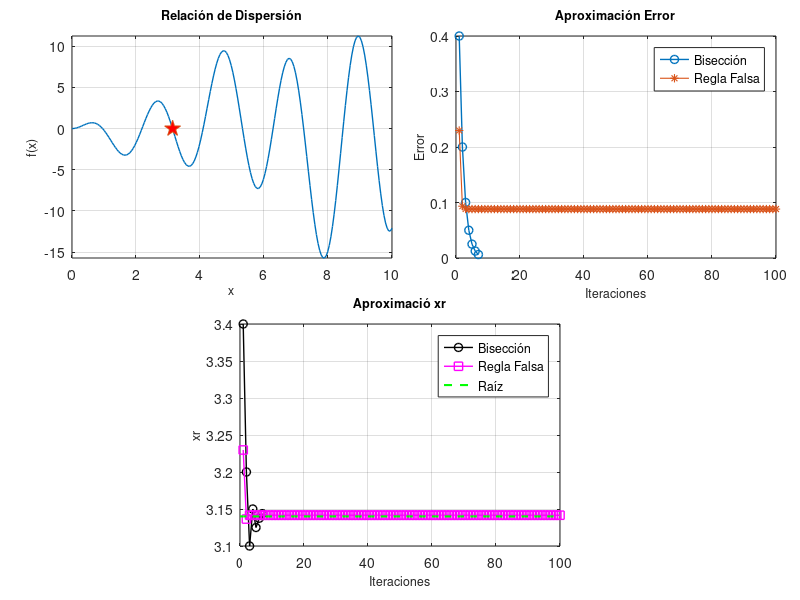

Write MATLAB code to recreate this figure.
%% Método de Bisección y Posición Falsa
%Programa Tarea 3 de Métodos Numéricos
%Elaborado por Joyce I. Casanova Chacón
clear all
close all
clc
%% Método de Bisección
f=@(x) 2*x.*sin(x).*cos(2*x)+x.*cos(x).*sin(2*x);
xl=3.0;   %Extremo izquierdo del intervalo
xu=3.8; %Extremo derecho del intervalo
tol=0.01;  
ea=abs(xl-xu);
Nmax=100;  
iter=0;

while (iter<Nmax)&&(ea>tol)
    fl=f(xl);
    xr=(xl+xu)/2;
    fr=f(xr);  
    
    if fl*fr<0
       xu=xr;
    else
        xl=xr;
    end    
    ea=abs(xl-xu);
    
    iter=iter+1;
    veceab(iter)=ea;
    vecxrb(iter)=xr;
    veciterb(iter)=iter; 
    
 end
%% Método de Posición Falsa 
F=@(x) 2*x.*sin(x).*cos(2*x)+x.*cos(x).*sin(2*x);
Xl=3.0;   %Extremo izquierdo del intervalo
Xu=3.8; %Extremo derecho del intervalo
Tol=0.01;  
Ea=abs(Xl-Xu);
Imax=100;  
Iter=0;

while (Iter<Imax)&&(Ea>Tol)
    
    Fl=F(Xl);
    Fu=F(Xu);
    Xr=Xl-Fl*((Xu-Xl)/(Fu-Fl));
    Fr=F(Xr);    
      
    if Fl*Fr<0
       Xu=Xr;
    else 
       Xl=Xr; 
    end    
    Ea=abs(Xl-Xu);
           
    Iter=Iter+1;
    veceafp(Iter)=Ea;
    vecxrfp(Iter)=Xr;
    veciterfp(Iter)=Iter;
    
end
%% Figuras
x=linspace(0,10,200);
y = 2*x.*sin(x).*cos(2*x)+x.*cos(x).*sin(2*x);

%Para la línea de la raíz
A = 3.14;  
B = repmat([1],1,100);
%El último dígito es el valor máx de iteraciones, p.e.,100
raiz=A*B;
xi=[0:99];

figure(1)
axes('position',[0.09 0.57 0.4 0.37])
hold on
plot(x,y,'Linewidth',1);
plot(vecxrb(end),0,'-p','MarkerSize',12, 'MarkerFaceColor','red')
grid on, box on
title('Relación de Dispersión','Fontsize',9);
xlabel('x','Fontsize',9)
ylabel('f(x)','Fontsize',9)
axis tight
hold off

axes('position',[0.57 0.57 0.4 0.37])
hold on
plot(veciterb,veceab,'o-','LineWidth',1)
plot(veciterfp,veceafp,'*-','LineWidth',0.8)
grid on, box on
% axis tight
xlabel('Iteraciones','Fontsize',9)
ylabel('Error','Fontsize',9)
title('Aproximación Error','Fontsize',9)
legend('Bisección','Regla Falsa')
hold off

axes('position',[0.3 0.09 0.4 0.37])
hold on
plot(veciterb,vecxrb,'o-k','LineWidth',1);
plot(veciterfp,vecxrfp,'s-m','LineWidth',1);
plot(xi,raiz,'--g','LineWidth',1.5);
grid on, box on
% axis tight
legend('Bisección','Regla Falsa','Raíz','Location','northeast')
title('Aproximació xr','Fontsize',9)
xlabel('Iteraciones','Fontsize',9)
ylabel('xr','Fontsize',9)
